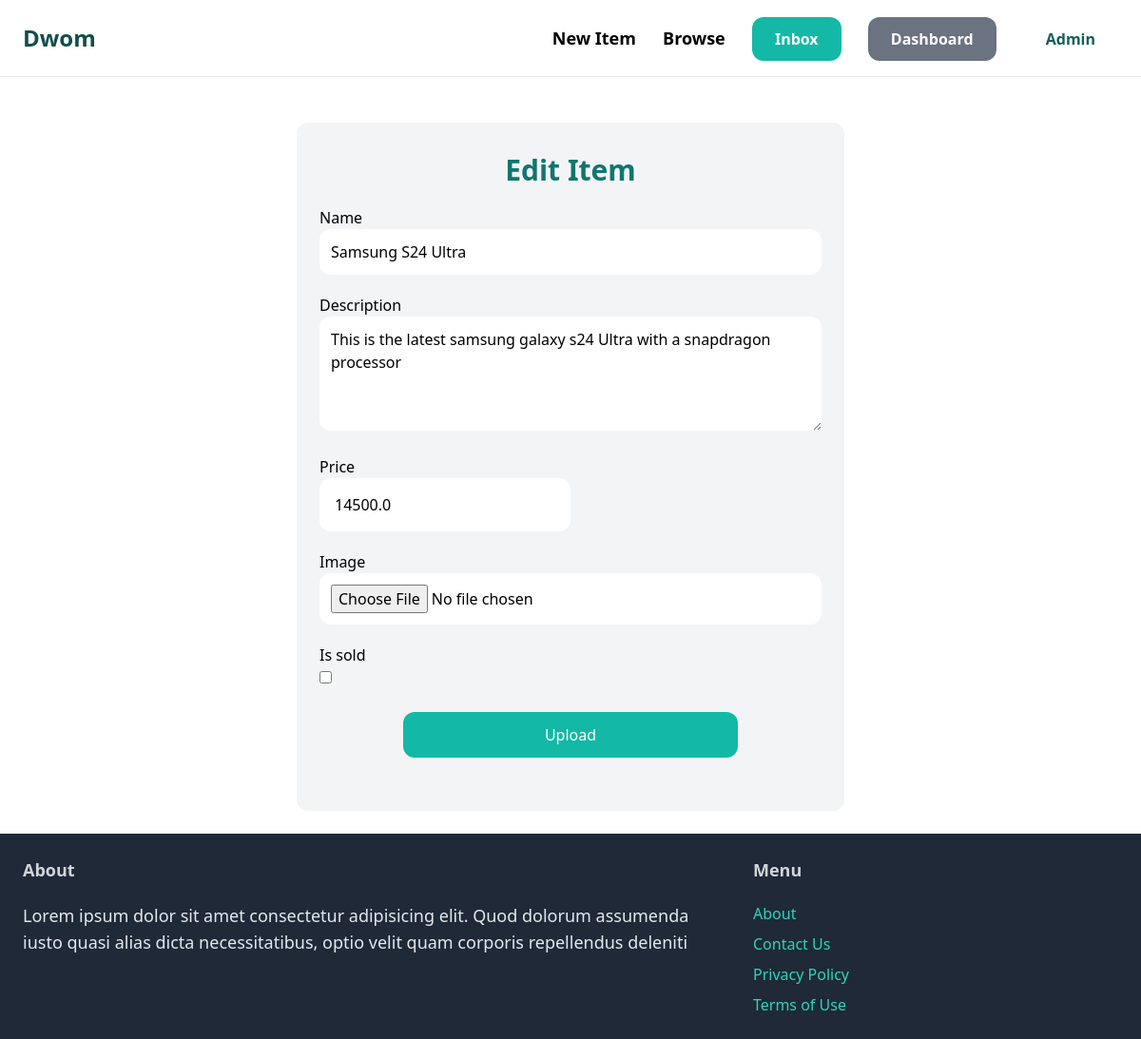
The app's page /items/edit/9 (signed in), older data.
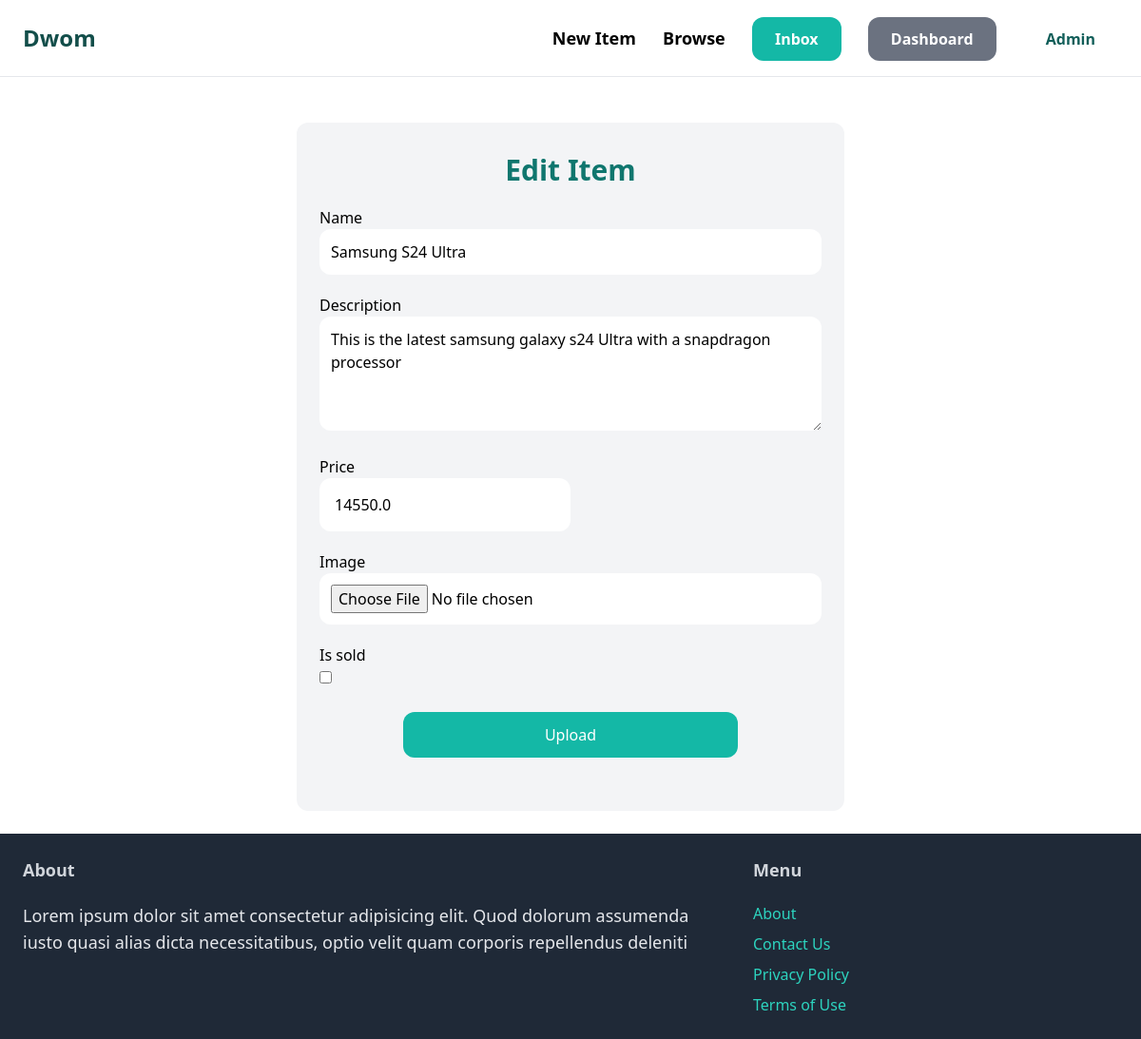
The same page, newer data.
### item/models.py (models this page shows, shortened)
class Item(models.Model):
    category = models.ForeignKey(Category, related_name='items', to_field='name', on_delete=models.CASCADE)
    name = models.CharField(max_length=255)
    description = models.TextField(blank=True, null=True)
    price = models.FloatField()
    image = models.ImageField(upload_to='item_images', blank=True, null=True)
    is_sold = models.BooleanField(default=False)
    created_by = models.ForeignKey(User, related_name = 'items', on_delete=models.CASCADE)
    created_at = models.DateTimeField(auto_now_add = True)

### item/views.py (the view)
# urls.py: path('items/edit/<int:id>', item_views.edit, name='edit_item'),
def edit(request, id):
    item = get_object_or_404(Item, id=id)
    if item.created_by == request.user:
        form = EditItemForm(instance=item)
        if request.method == 'POST':
            form = EditItemForm(request.POST, request.FILES, instance=item)
            if form.is_valid():
                form.save()
                return redirect('detail', id)
        context = {'form': form}
        return render(request, 'item/edit-item.html', context)
    else:
        messages.info(request, 'You cannot edit this item')
        return redirect('detail', id)

### item/forms.py
class EditItemForm(forms.ModelForm):
    class Meta:
        model = Item
        exclude = ['created_by', 'created_at', 'category']
        widgets = {
            'price': forms.NumberInput(attrs={'class': 'w-1/2 rounded-xl p-4'}),
            'description': forms.Textarea(attrs={
                'placeholder': 'item brand, model, year, condition, faults, etc',
                'rows': 4,
                'class': 'w-full p-3 rounded-xl'
            }),
            'name': forms.TextInput(attrs={
                'placeholder': 'e.g: nasco fridge',
                'class': 'w-full p-3 rounded-xl'
            }),
            'image': forms.FileInput(attrs={
                'class': 'w-full p-3 rounded-xl bg-white'
            }),
            'is_sold': forms.CheckboxInput(attrs={'class': 'p-3 rounded-xl'})
        }

### item/templates/item/edit-item.html (shortened to what this page needs)
{% extends 'core/base.html' %}
{% block content %}
    <div class="mt-6 py-8 px-6 bg-gray-100 rounded-xl w-1/2 mx-auto">
        <h1 class="text-3xl text-teal-700 font-semibold text-center">Edit Item</h1>
        <form action="" class="w-full" method="post" enctype="multipart/form-data">
            {% for field in form %}
                    <div class="my-5">
                        {{field.label}} <br>
                        {{field}}
                    </div>
                {% endfor %}
            <div class="my-6 w-2/3 mx-auto">
                <button class="text-white text-base w-full py-3 rounded-xl px-3 bg-teal-500 hover:bg-teal-700" type="submit">Upload</button>
            </div>
        </form>
    </div>
{% endblock content %}

Row changes from the older to the newer data that the page shows:
changed Item "Samsung S24 Ultra": price "14500.0" → "14550.0"
